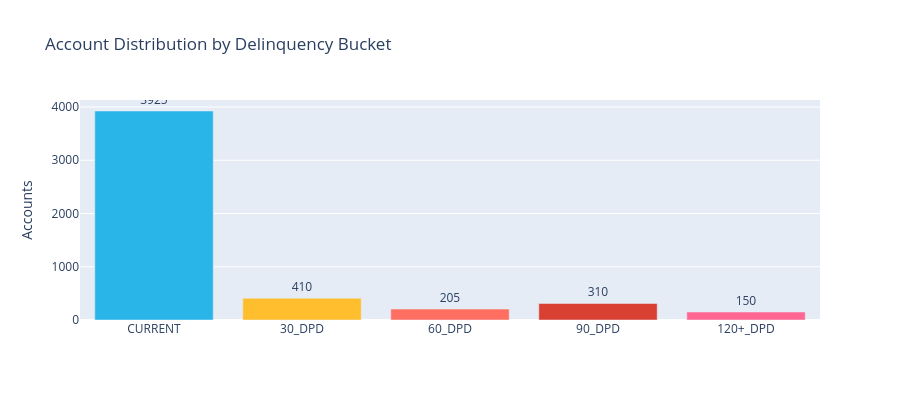

The cell this chart's notebook holds for it:
### Markdown cell above
## 2. Delinquency Distribution
Visualize how accounts are distributed across delinquency buckets.

### Code cell
collections = sf_query(f"""
    SELECT * FROM {cfg.COLLECTIONS_TABLE}
    ORDER BY CASE DELINQUENCY_BUCKET
        WHEN 'CURRENT' THEN 1 WHEN '30_DPD' THEN 2
        WHEN '60_DPD' THEN 3 WHEN '90_DPD' THEN 4
        WHEN '120_PLUS_DPD' THEN 5 WHEN 'CHARGEOFF' THEN 6
    END
""")

colors = {"CURRENT": "#29B5E8", "30_DPD": "#FFBE2E", "60_DPD": "#FF6F61",
          "90_DPD": "#D94032", "120_PLUS_DPD": "#8B1A1A", "CHARGEOFF": "#4A0404"}

fig_collections = px.bar(
    collections, x="DELINQUENCY_BUCKET", y="TOTAL_ACCOUNTS",
    color="DELINQUENCY_BUCKET", color_discrete_map=colors,
    text="TOTAL_ACCOUNTS",
    title="Account Distribution by Delinquency Bucket",
)
fig_collections.update_layout(showlegend=False, xaxis_title="", yaxis_title="Accounts", height=400)
fig_collections.update_traces(textposition="outside")
fig_collections.show()

### Figure 1 — Plotly figure (JSON) as saved in the notebook; plotly's stock layout.template omitted (floating-point values rounded to 4 significant figures)
{"data": [{"hovertemplate": "DELINQUENCY_BUCKET=%{x}<br>TOTAL_ACCOUNTS=%{text}<extra></extra>", "legendgroup": "CURRENT", "marker": {"color": "#29B5E8", "pattern": {"shape": ""}}, "name": "CURRENT", "orientation": "v", "showlegend": true, "text": [3925.0], "textposition": "outside", "type": "bar", "x": ["CURRENT"], "xaxis": "x", "y": [3925], "yaxis": "y"}, {"hovertemplate": "DELINQUENCY_BUCKET=%{x}<br>TOTAL_ACCOUNTS=%{text}<extra></extra>", "legendgroup": "30_DPD", "marker": {"color": "#FFBE2E", "pattern": {"shape": ""}}, "name": "30_DPD", "orientation": "v", "showlegend": true, "text": [410.0], "textposition": "outside", "type": "bar", "x": ["30_DPD"], "xaxis": "x", "y": [410], "yaxis": "y"}, {"hovertemplate": "DELINQUENCY_BUCKET=%{x}<br>TOTAL_ACCOUNTS=%{text}<extra></extra>", "legendgroup": "60_DPD", "marker": {"color": "#FF6F61", "pattern": {"shape": ""}}, "name": "60_DPD", "orientation": "v", "showlegend": true, "text": [205.0], "textposition": "outside", "type": "bar", "x": ["60_DPD"], "xaxis": "x", "y": [205], "yaxis": "y"}, {"hovertemplate": "DELINQUENCY_BUCKET=%{x}<br>TOTAL_ACCOUNTS=%{text}<extra></extra>", "legendgroup": "90_DPD", "marker": {"color": "#D94032", "pattern": {"shape": ""}}, "name": "90_DPD", "orientation": "v", "showlegend": true, "text": [310.0], "textposition": "outside", "type": "bar", "x": ["90_DPD"], "xaxis": "x", "y": [310], "yaxis": "y"}, {"hovertemplate": "DELINQUENCY_BUCKET=%{x}<br>TOTAL_ACCOUNTS=%{text}<extra></extra>", "legendgroup": "120+_DPD", "marker": {"color": "#FF6692", "pattern": {"shape": ""}}, "name": "120+_DPD", "orientation": "v", "showlegend": true, "text": [150.0], "textposition": "outside", "type": "bar", "x": ["120+_DPD"], "xaxis": "x", "y": [150], "yaxis": "y"}], "layout": {"barmode": "relative", "height": 400, "legend": {"title": {"text": "DELINQUENCY_BUCKET"}, "tracegroupgap": 0}, "showlegend": false, "title": {"text": "Account Distribution by Delinquency Bucket"}, "xaxis": {"anchor": "y", "categoryarray": ["CURRENT", "30_DPD", "60_DPD", "90_DPD", "120+_DPD"], "categoryorder": "array", "domain": [0, 1], "title": {"text": ""}}, "yaxis": {"anchor": "x", "domain": [0, 1], "title": {"text": "Accounts"}}}}
